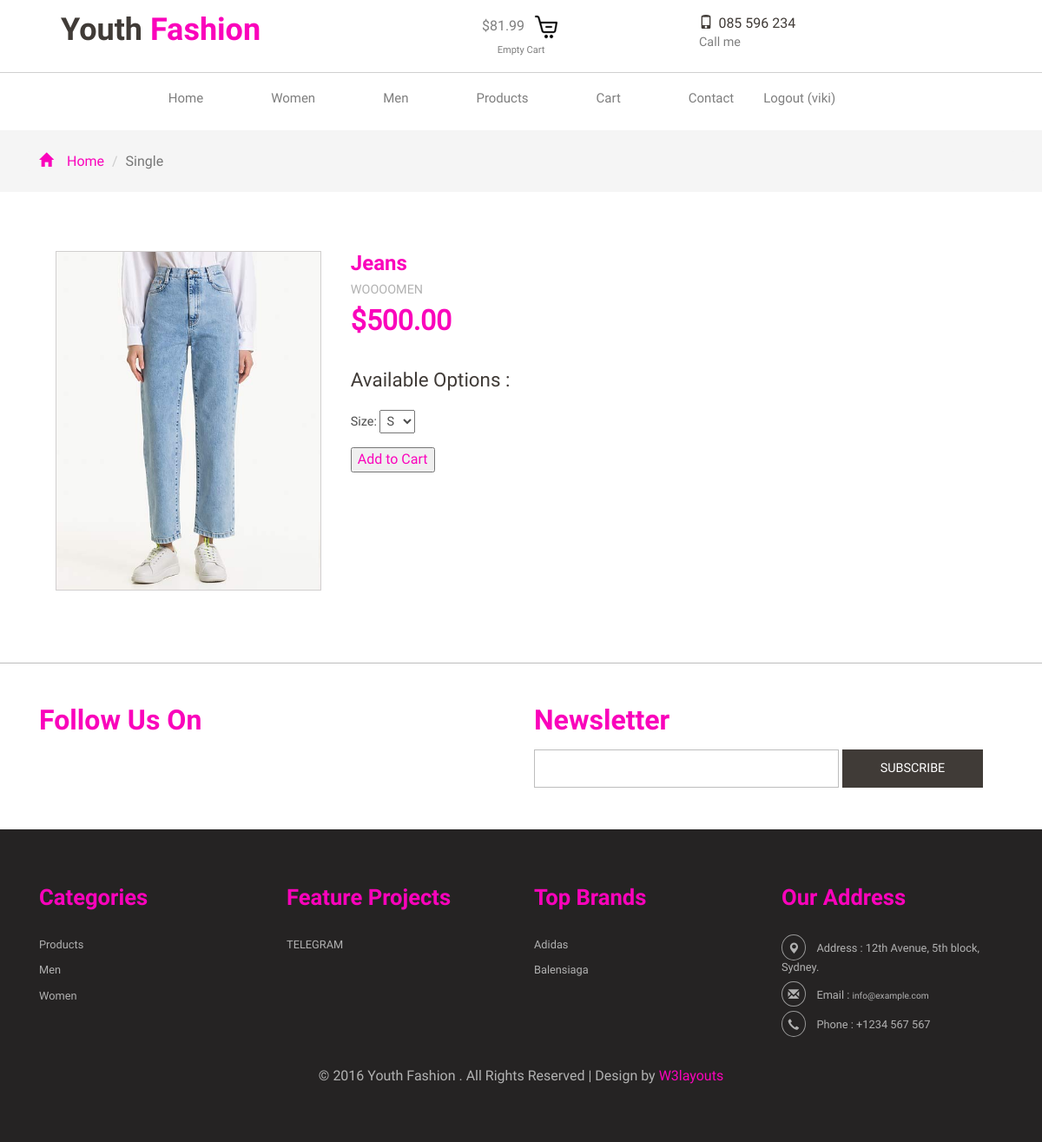
Page /product/3/ (signed in) on the committed database.
### main/models.py (models this page shows, shortened)
class Order(models.Model):
    customer = models.ForeignKey(Customer, on_delete=models.SET_NULL, null=True, blank=True)
    date_ordered = models.DateTimeField(auto_now_add=True)
    complete = models.BooleanField(default=False ,null=True,blank=False)
    transaction_id = models.CharField(max_length=100,null=True)
    @property
    def get_cart_total(self):
        orderitem = self.orderitem_set.all()
        total = sum([item.get_total for item in orderitem])
        return total

class OrderItem(models.Model):
    product = models.ForeignKey(Product,on_delete=models.SET_NULL,null=True)
    order = models.ForeignKey(Order,on_delete=models.SET_NULL, null=True)
    quantity = models.IntegerField(default=0,null=True,blank=True)
    date_added = models.DateTimeField(auto_now_add=True)
    @property
    def get_total(self):
        total = self.quantity * self.product.price
        return total

class Product(models.Model):
    category = models.ForeignKey(Category, on_delete=models.PROTECT)
    name = models.CharField(max_length=200, db_index=True)
    slug = models.SlugField(max_length=200, db_index=True)
    image = models.ImageField(null=True, blank=True)
    description = models.TextField(blank=True)
    size = models.CharField(max_length=20, default='S', choices=[('L', 'L'), ('M', 'M'), ('S', 'S')])
    price = models.DecimalField(max_digits=10, decimal_places=2)
    digital = models.BooleanField(default=True, null=True, blank=False)
    quantity = models.PositiveIntegerField(default=0)  # Кількість товару на складі
    created = models.DateTimeField(auto_now_add=True)
    updated = models.DateTimeField(auto_now=True)
    @property
    def imageURL(self) -> str:
        try:
            url = self.image.url
        except:
            url = ''
        return url
    class Meta:
        ordering = ('name',)
        index_together = (('id', 'slug'),)

### main/views.py (the view)
    def wrapper(request, *args, **kwargs):
        if request.user.is_authenticated:
            customer = request.user.customer
            order, created = Order.objects.get_or_create(customer=customer, complete=True)
            items = order.orderitem_set.all()
        else:
            items = []
            order = {'get_cart_total' : 0, 'get_total_items' : 0 }
        response = func(request, order=order, items=items, *args, **kwargs)
        return response

### main/views.py (called while the page is built)
def dec_auth_products(func):
    def wrapper(request, *args, **kwargs):
        if request.user.is_authenticated:
            customer = request.user.customer
            order, created = Order.objects.get_or_create(customer=customer, complete=True)
            items = order.orderitem_set.all()
        else:
            items = []
            order = {'get_cart_total' : 0, 'get_total_items' : 0 }
        response = func(request, order=order, items=items, *args, **kwargs)
        return response
    return wrapper

@dec_auth_products
def single(request,order,items,product_id):
        product = get_object_or_404(Product, id=product_id)
        sizes = Product.objects.filter(name=product.name).values_list('size', flat=True).distinct()
        context = {
            'order' : order,'items': items,
            'product': product,'sizes': sizes,
        }
        return render(request, 'main/single.html', context)

### main/templates/main/single.html (shortened to what this page needs)
{% load static %}
<!DOCTYPE html>
<html>
<head>
<link href="{% static 'main/css/bootstrap-3.1.1.min.css'%}" rel='stylesheet' type='text/css' />
<link href="{% static 'main/css/style.css'%}" rel="stylesheet" type="text/css" media="all" />
</head>
<body>
<div class="header">
	<div class="header-top">
		<div class="container">
				<div class="col-sm-4 logo">
					<h1><a href="{% url 'main:index' %}">Youth <span>Fashion</span></a></h1>
				</div>
				<div class="col-sm-4 world">
					<div class="cart box_1">
						<a href="{% url 'main:checkout' %}">
						<h3> <div class="total">
							<span class="Cart_ad">${{order.get_cart_total}}</span></div>
							<img src="{% static 'main/images/cart.png'%}" alt=""/></h3>
						</a>
						<p><a href="javascript:;" class="simpleCart_empty">Empty Cart</a></p>
					</div>
			</div>
			<div class="col-sm-2 number">
					<span><i class="glyphicon glyphicon-phone"></i>085 596 234</span>
					<p>Call me</p>
				</div>
				<div class="clearfix"> </div>
		</div>
	</div>
		<div class="container">
			<div class="head-top">
			<div class="n-avigation">
				<nav class="navbar nav_bottom" role="navigation">
				  <div class="navbar-header nav_2">
				   </div>
					<div class="collapse navbar-collapse" id="bs-megadropdown-tabs">
						<ul class="nav navbar-nav nav_1">
							<li><a href="{% url 'main:index' %}">Home</a></li>
							<li class="dropdown mega-dropdown active">
								<a href="{% url 'main:women' %}" >Women</span></a>
							</li>
							<li class="dropdown mega-dropdown active">
								<a href="{% url 'main:men' %}" >Men</span></a>
							</li>
							<li><a href="{% url 'main:products' %}">Products</a></li>
							{% if user.is_authenticated %}
    						<li><a	href="{% url 'main:checkout' %}">Cart</a></li>
						    <li class="last"><a href="contact">Contact</a></li>
    						<li><a	href= "{% url 'main:logout' %}" >Logout ({{user.username}})</a></li>
							{% else %}
							<li><a href="account">Sign In</a></li>
							{% endif %}
						</ul>
					 </div>
				</nav>
			</div>
					<link href="{% static 'main/css/popuo-box.css'%}" rel="stylesheet" type="text/css" media="all"/>
</div>
</div>
</div>
<div class="breadcrumbs">
	<div class="container">
		<ol class="breadcrumb breadcrumb1 animated wow slideInLeft animated" data-wow-delay=".5s" style="visibility: visible; animation-delay: 0.5s; animation-name: slideInLeft;">
			<li><a href="index"><span class="glyphicon glyphicon-home" aria-hidden="true"></span>Home</a></li>
			<li class="active">Single</li>
		</ol>
	</div>
</div>
<div class="single">
<div class="container">
<div class="col-md-9">
<div class="col-md-5 grid">
	<div class="flexslider">
		  <ul class="slides">
			<li data-thumb="">
				<div class="thumb-image"> <img src="{{product.imageURL}}" data-imagezoom="true" class="img-responsive"> </div>
			</li>
		  </ul>
	</div>
</div>
<div class="col-md-7 single-top-in">
					<div class="single-para simpleCart_shelfItem" style="visibility: visible; animation-delay: 0.5s; animation-name: slideInLeft;">
						<h2>{{product.name}}</h2>
						<p>{{product.description}}</p>
						</div>
							<label  class="add-to item_price">${{ product.price }}</label>
						<div class="available">
							<h6>Available Options :</h6>
							<ul>
								<li>Size:
									<select name="size">
										{% for size in sizes %}
											<option>{{ size }}</option>
										{% endfor %}
									</select>
								</li>
						</ul>
								</div>
									<button data-product="{{ product.id }}" data-action="add" class="update-cart" style="color: #fa03bb;">Add to Cart</button>
								</div>
				</div>
		<div class="clearfix"> </div>
							</div>
						</div>
	<div class="col-md-3 product-bottom">
<div class="col-md-3 product-bottom">
</div>
<div class="clearfix"> </div>
</div>
<div class="footer">
	<div class="container">
		<div class="footer-top">
			<div class="col-md-6 top-footer">
				<h3>Follow Us On</h3>
				<div class="social-icons">
					<ul class="social">
					</ul>
				 </div>
			</div>
			<div class="col-md-6 top-footer1">
				<h3>Newsletter</h3>
					<form action="#" method="post">
						<input type="text" name="email" value="" onfocus="this.value='';" onblur="if (this.value == '') {this.value ='';}">
						<input type="submit" value="SUBSCRIBE">
					</form>
			</div>
			<div class="clearfix"> </div>
		</div>
	</div>
	<div class="footer-bottom">
		<div class="container">
				<div class="col-md-3 footer-bottom-cate">
					<h6>Categories</h6>
					<ul>
						<li><a href="products">Products</a></li>
						<li><a href="men">Men</a></li>
						<li><a href="women">Women</a></li>
					</ul>
				</div>
				<div class="col-md-3 footer-bottom-cate">
					<h6>Feature Projects</h6>
					<ul>
						<li><a href="men">TELEGRAM</a></li>
					</ul>
				</div>
				<div class="col-md-3 footer-bottom-cate">
					<h6>Top Brands</h6>
					<ul>
						<li><a href="products">Adidas</a></li>
						<li><a href="products">Balensiaga</a></li>
					</ul>
				</div>
				<div class="col-md-3 footer-bottom-cate cate-bottom">
					<h6>Our Address</h6>
					<ul>
						<li><i class="glyphicon glyphicon-map-marker" aria-hidden="true"></i>Address : 12th Avenue, 5th block, <span>Sydney.</span></li>
						<li><i class="glyphicon glyphicon-envelope" aria-hidden="true"></i>Email : <a href="mailto:info@example.com">info@example.com</a></li>
						<li><i class="glyphicon glyphicon-earphone" aria-hidden="true"></i>Phone : +1234 567 567</li>
					</ul>
				</div>
				<div class="clearfix"> </div>
				<p class="footer-class"> © 2016 Youth Fashion . All Rights Reserved | Design by <a href="http://w3layouts.com/" target="_blank">W3layouts</a> </p>
			</div>
	</div>
</div>
</body>
</html>
<link rel="stylesheet" href="{% static 'main/css/flexslider.css'%}" type="text/css" media="screen" />
					<link href="{% static 'main/css/popuo-box.css'%}" rel="stylesheet" type="text/css" media="all"/>
</body>
</html>

### static/main/css/style.css (style rules this page uses)
html,body { background:#fff; font-size: 100%; font-family: 'Roboto-Regular'; }
body a { transition:0.5s all; -webkit-transition:0.5s all; -moz-transition:0.5s all; -o-transition:0.5s all; -ms-transition:0.5s all; }
ul { padding: 0; margin: 0; }
h1,h2,h3,h4,h5,h6,label,p { margin:0; }
.logo span { color: #fa03bb; }
.header-top { padding: 15px 0; border-bottom: 1px solid #d0d0d0; }
.head-top { padding: 0.5em 0; }
.number p { color:#7e7e7e; font-size: 0.9em; }
.number span { color:#403b37; font-size: 1em; }
.navbar { min-height:100%; margin-bottom:0; }
.navbar-nav { margin:0 auto; width:100%; }
.navbar-nav > li > a { padding: 10px 15px; text-align: center; color: #fff; font-weight: 100; font-size: 15px; }
.nav_bottom { background:none; }
.mega-dropdown { position: static !important; }
ul.nav_1 { text-align: center; }
ul.nav_1 li { margin-right: 44px; float: none; display: inline-block; }
ul.nav_1 li a { color: #7e7e7e; }
ul.nav_1 li.last { margin-right:0; }
.navbar { position: relative; min-height: 50px; margin-bottom: 0px; border: 1px solid transparent; }
.logo { padding: 0 0em 0 2.5em; }
.logo h1 a { color: #403b37; font-size: 1em; text-decoration: none; font-family: 'Poiret One', cursive; font-weight:700; }
.world p { color: #fa03bb; font-size: 0.9em; margin: 0; }
.world { text-align: center; }
i.glyphicon.glyphicon-phone { margin: 0 4% 0 0; }
.box_1 h3 { color: #7e7e7e; font-size: 1em; }
.box_1 h3 img { margin-left: 5px; }
.box_1 p a { color: #7e7e7e; font-size: 0.77em; }
.total { display: inline-block; }
.glyphicon { line-height: normal; }
.top-footer1 h3 { font-size: 2em; color: #fa03bb; margin: 0 0 0.5em; font-family: 'Poiret One', cursive; font-weight:700; }
.top-footer h3 { font-size: 2em; color: #fa03bb; margin: 0 0 0.5em; font-family: 'Poiret One', cursive; font-weight:700; }
.top-footer1 input[type="text"] { width: 65%; padding: 0.6em; outline: none; color: #BDBDBD; font-size: 1em; background: none; border: 1px solid #BDBDBD; }
.top-footer1 input[type="submit"] { font-size: 0.9em; color: #fff; background-color:#403b37; border: none; padding: 0.8em 0em; width: 30%; vertical-align: top; outline: none; }
.footer { border-top: 1px solid #BDBDBD; }
.footer-top { padding: 3em 0 ; }
.footer-bottom-cate h6 { font-size: 1.6em; color: #fa03bb; margin: 0 0 1em; font-family: 'Poiret One', cursive; font-weight:700; }
.footer-bottom-cate ul { padding: 0; margin: 0; }
.footer-bottom-cate ul li { list-style: none; padding: 0.2em 0; }
.footer-bottom-cate ul li a { text-decoration:none; font-size: 0.8em; color: #B2B2B2; }
.cate-bottom ul li { font-size:0.8em; color: #B2B2B2; }
p.footer-class { font-size: 1em; color: #B2B2B2; margin: 2em 0 0; text-align:center; }
p.footer-class a { text-decoration:none; color: #fa03bb; }
.footer-bottom { padding: 4em 0; background:#252323; }
.footer-bottom-cate.cate-bottom ul li i { border: 1px solid #999; padding: .5em; border-radius: 100%; -webkit-border-radius: 100%; -moz-border-radius: 100%; -o-border-radius: 100%; -ms-border-radius: 100%; margin-right: 1em; }
.breadcrumb1 li span { left: 0em; padding-right: 1em; color: #fa03bb; }
.breadcrumbs { padding: 1.5em 0 !important; background: #f5f5f5 !important; }
.breadcrumb { padding: 0px 15px; margin-bottom: 0 !important; }
.breadcrumb1 li a { color: #fa03bb; text-decoration: none; }
.breadcrumb > .active { color: #777; }
.breadcrumb1 li { font-size: 1em; color: #999; }
ul.social { padding:0; }
.thumb-image { width: 305px; }
.thumb-image > img { width: 100%; }
.single-para h2 { font-size: 1.5em; color: #fa03bb; line-height: 1.5em; font-family: 'Poiret One', cursive; font-weight: 700; }
label.add-to { display:block; font-size: 2em; color:#fa03bb; }
.single-para p { font-size:0.9em; color:#B2B2B2; line-height:1.8em; }
.single { padding: 4em 0; }
.available h6 { color:#403b37; font-size:1.4em; padding: 0 0 1em; }
.available ul li { display:inline-block; padding:0 0.5em 0 0; color:#4c4c4c; font-size:0.9em; }
.available ul li select { outline: none; padding: 3px; }
.available { padding: 2em 0 1em; }

### rows in the picture
Order: get_cart_total "81.99"
Product: imageURL (picture), name "Jeans", description "WOOOOMEN", price "500.00"

### other values in the picture
{{ user.username }} "viki"
form field size "S"
